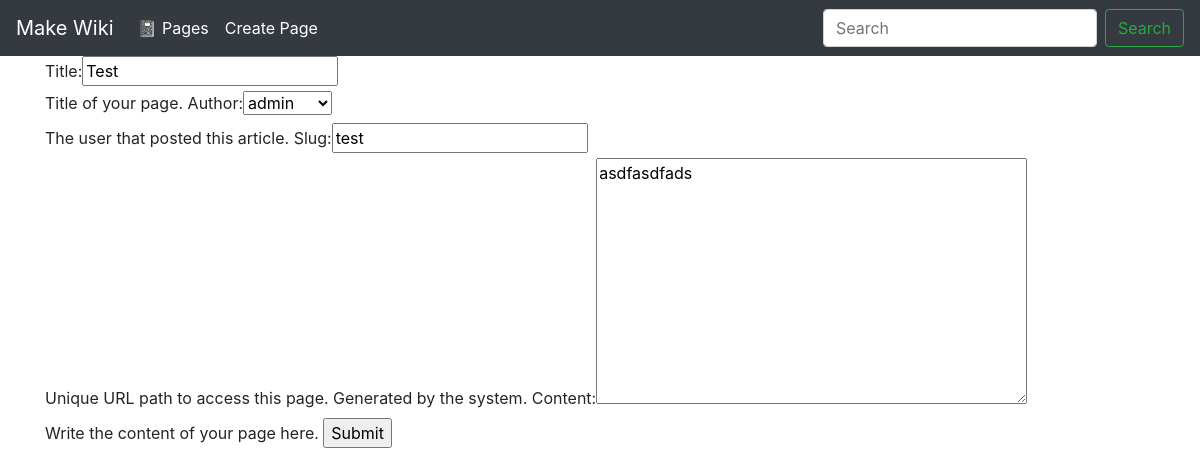
Page /wiki/test/edit on the committed database.
### wiki/models.py (models this page shows, shortened)
class Page(models.Model):
    title = models.CharField(
        max_length=settings.WIKI_PAGE_TITLE_MAX_LENGTH, unique=True, help_text="Title of your page.")
    author = models.ForeignKey(
        User, on_delete=models.PROTECT, help_text="The user that posted this article.")
    slug = models.CharField(max_length=settings.WIKI_PAGE_TITLE_MAX_LENGTH, blank=True, unique=True,
                            help_text="Unique URL path to access this page. Generated by the system.")
    content = models.TextField(
        help_text="Write the content of your page here.")
    created = models.DateTimeField(
        auto_now_add=True, help_text="The date and time this page was created. Automatically generated when the model saves.")
    modified = models.DateTimeField(
        auto_now=True, help_text="The date and time this page was updated. Automatically generated when the model updates.")

### wiki/views.py (the view, shortened to what this page needs)
# urls.py: path('<slug>/edit', views.PageUpdateView.as_view(), name='wiki-update-page'),
class PageUpdateView(UpdateView):
    template_name = 'page_update.html'
    form_class = PageModelForm
    def get_object(self):
        slug = self.kwargs.get("slug")
        return get_object_or_404(Page, slug=slug)

### wiki/forms.py
class PageModelForm(forms.ModelForm):
    class Meta:
        model = Page
        fields = '__all__'

### wiki/templates/page_update.html (shortened to what this page needs)
{% extends 'base.html' %}
{% block content %}
<form action="." method="POST">
    {{ form }}
    <input type="submit" value="Submit">
</form>
{% endblock %}

### rows in the picture
Page: title "Test", author "admin", slug "test", content "asdfasdfads"
